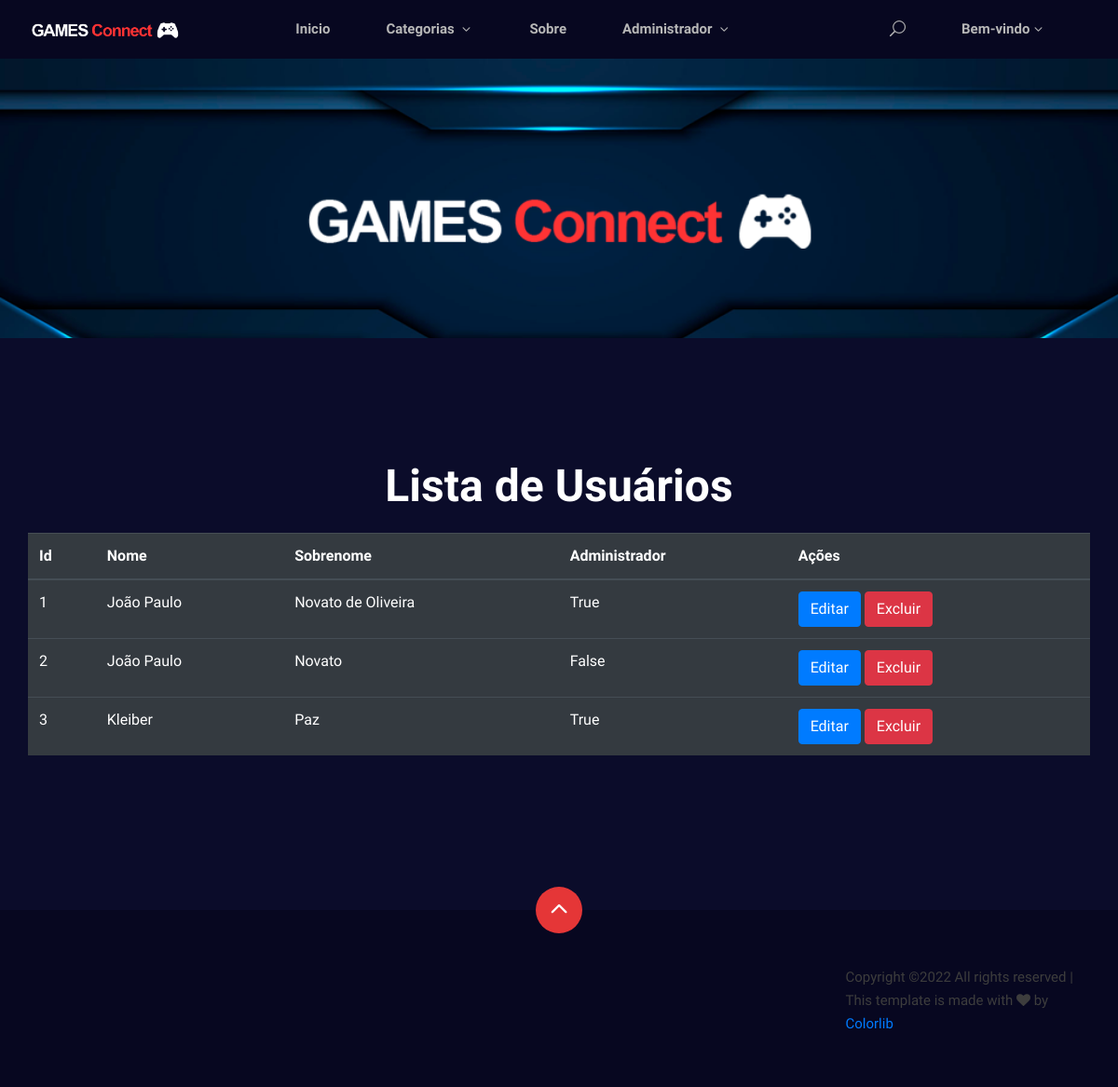
The page /admin-usuario (signed in) on the database as committed earlier.
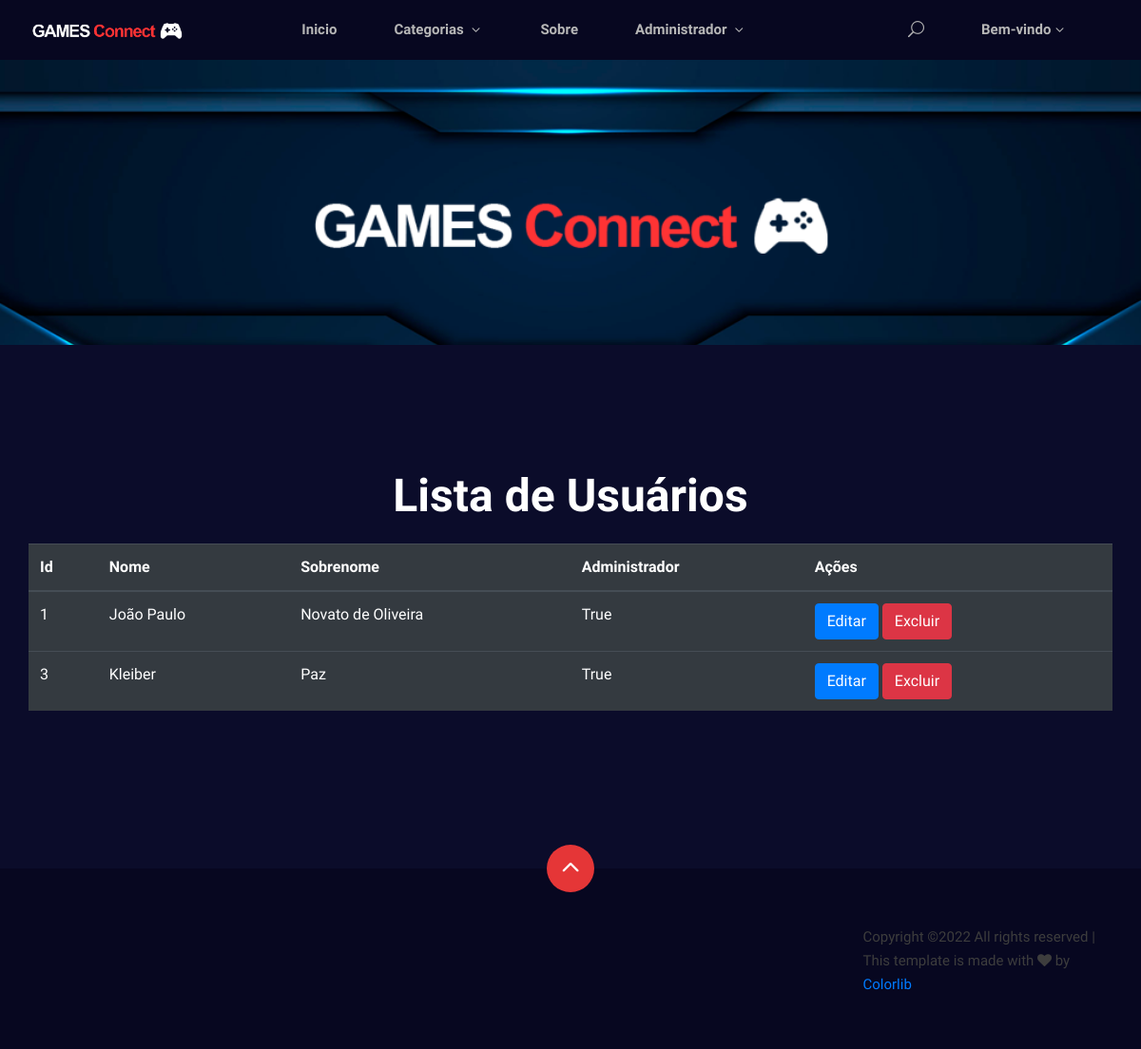
The same page on the database as committed later.
### website/models.py (models this page shows)
class User(db.Model, UserMixin):
    id = db.Column(db.Integer, primary_key=True, index=True)
    email = db.Column(db.String(150), unique=True, index=True)
    password = db.Column(db.String(150))
    first_name = db.Column(db.String(150))
    last_name = db.Column(db.String(150))
    is_admin = db.Column(db.Boolean)

### website/controller/views.py (the view)
@views.route('/admin-usuario', methods=['GET', 'POST'])
@login_required
def admin_user():
    return render_template("admin_user.html", user=current_user, categories=Category.query.all(), users=User.query.all())

### website/__init__.py (called while the page is built)
def create_app():
    app = Flask(__name__)
    app.config['SECRET_KEY'] = 'eyJhbGciOiJIUzI1NiIsInR5cCI6IkpXVCJ9.eyJzdWIiOiIxMjM0NTY3ODkwIn0.eZae_lkw7J-QAbi2NXcEfVyxNhYjyMOOHd9we9rsZy0'
    app.config['SQLALCHEMY_DATABASE_URI'] = f'sqlite:///{DB_NAME}' #'postgresql://postgres:awdasdawd2602@localhost:5433/TopicosDb'
    db.init_app(app)
    from .controller import views, auth
    from .models import User
    app.register_blueprint(views.views,url_prefix='/')
    app.register_blueprint(auth.auth,url_prefix='/')
    with app.app_context():
        db.create_all()
    login_manager = LoginManager()
    login_manager.login_view = 'auth.login'
    login_manager.init_app(app)
    @login_manager.user_loader
    def load_user(id):
        return User.query.get(int(id))
    return app

### website/templates/admin_user.html
{% extends "base.html" %} {% block title %}Usuários{% endblock %}
{% block content%}
 <section class="normal-breadcrumb set-bg" data-setbg="../static/img/Banner.png">
</section>
<section class="signup spad">
    <div class="container">
        <div class="row">
            <div class="col-lg-12 text-center">
                <div class="normal__breadcrumb__text">
                    <h2>Lista de Usuários</h2>
                </div>
            </div>
        </div>
        <table class="table table-dark">
            <thead>
                <tr>
                    <th>Id</th>
                    <th>Nome</th>
                    <th>Sobrenome</th>
                    <th>Administrador</th>
                    <th>Ações</th>
                </tr>
            </thead>
            <tbody>
                {% for user in users %}
                    <tr>
                        <td>
                           {{user.id}}
                        </td>
                        <td>
                            {{user.first_name}}
                        </td>
                        <td>
                            {{user.last_name}}
                        </td>
                        <td>
                            {{user.is_admin}}
                        </td>
                        <td>
                            <button onclick="editarUsuario('{{user.id}}')" class="btn btn-primary" >Editar</button>
                            <button onclick="excluirUsuario('{{user.id}}')" class="btn btn-danger" >Excluir</button>
                        </td>
                    </tr>
                {% endfor %}
            </tbody>
        </table>
    </div>
</section>
{% endblock %}

Rows that differ between the two databases and show on the page:
removed User: id "2", first_name "João Paulo", last_name "Novato", is_admin "False"
